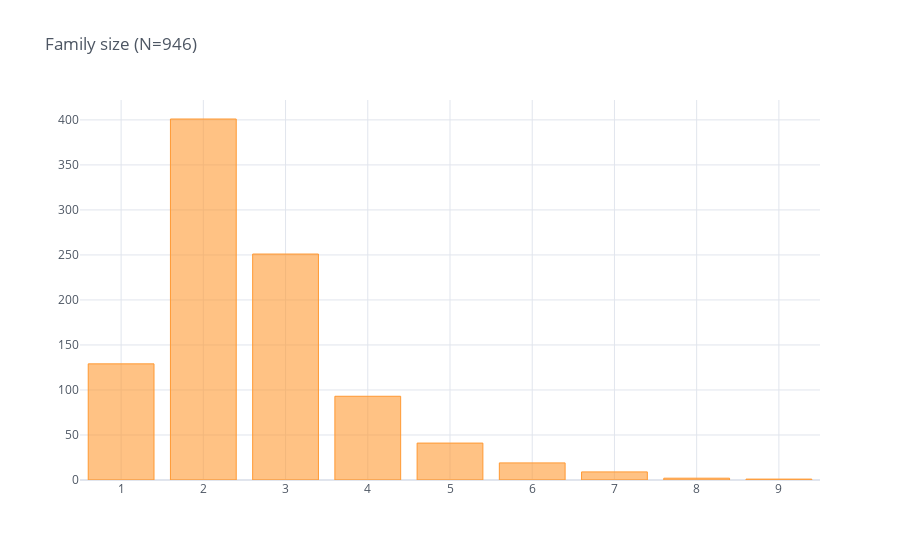

Write notebook code for a chart like this one.
### Code cell
family_distribution = gcbs_clean_df['DEMO_familysize'].value_counts().sort_index(ascending=True)
family_distribution.index = [int(i) for i in list(family_distribution.index)]
total_responses = sum(family_distribution)
family_distribution.iplot(kind='bar', title='Family size (N={})'.format(total_responses), theme='white')

### Figure 1 — Plotly figure (JSON) as saved in the notebook; plotly's stock layout.template omitted (floating-point values rounded to 4 significant figures)
{"data": [{"marker": {"color": "rgba(255, 153, 51, 0.6)", "line": {"color": "rgba(255, 153, 51, 1.0)", "width": 1}}, "name": "DEMO_familysize", "orientation": "v", "text": "", "type": "bar", "x": [1, 2, 3, 4, 5, 6, 7, 8, 9], "y": [129, 401, 251, 93, 41, 19, 9, 2, 1]}], "layout": {"legend": {"bgcolor": "#FFFFFF", "font": {"color": "#4D5663"}}, "paper_bgcolor": "#FFFFFF", "plot_bgcolor": "#FFFFFF", "title": {"font": {"color": "#4D5663"}, "text": "Family size (N=946)"}, "xaxis": {"gridcolor": "#E1E5ED", "showgrid": true, "tickfont": {"color": "#4D5663"}, "title": {"font": {"color": "#4D5663"}, "text": ""}, "zerolinecolor": "#E1E5ED"}, "yaxis": {"gridcolor": "#E1E5ED", "showgrid": true, "tickfont": {"color": "#4D5663"}, "title": {"font": {"color": "#4D5663"}, "text": ""}, "zerolinecolor": "#E1E5ED"}}}
